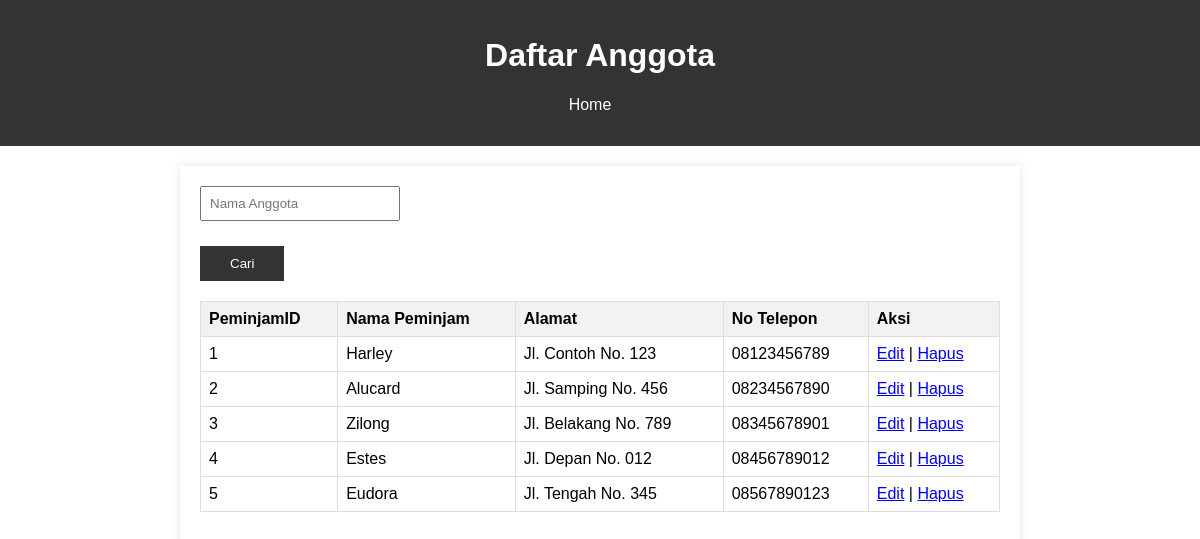
Page /daftar_anggota.php on the committed database.
### tables this page shows
CREATE TABLE `peminjam` (
  `PeminjamID` int(11) NOT NULL,
  `NamaPeminjam` varchar(255) NOT NULL,
  `Alamat` varchar(255) DEFAULT NULL,
  `NoTelepon` varchar(15) DEFAULT NULL
);

### daftar_anggota.php (the view, shortened to what this page needs)
<!DOCTYPE html>
<html lang="en">
<head>
  <link rel="stylesheet" href="styles.css">
</head>
<body>
  <header>
    <h1>Daftar Anggota</h1>
    <nav>
      <ul>
        <li><a href="index.php">Home</a></li>
      </ul>
    </nav>
  </header>
  <section>
    <form action="daftar_anggota.php" method="GET" class="search-form">
      <div class="search-container">
        <input type="text" id="search" name="search" placeholder="Nama Anggota" value="<?php echo isset($_GET['search']) ? $_GET['search'] : ''; ?>">
      </div>
      <button type="submit">Cari</button>
    </form>
    <table class="responsive-table">
      <tr>
        <th>PeminjamID</th>
        <th>Nama Peminjam</th>
        <th>Alamat</th>
        <th>No Telepon</th>
        <th>Aksi</th>
      </tr>
      <?php
      include('koneksi.php');
      $search = isset($_GET['search']) ? $_GET['search'] : '';
      $query = "SELECT * FROM peminjam WHERE NamaPeminjam LIKE '%$search%'";
      $result = mysqli_query($koneksi, $query);
      while ($row = mysqli_fetch_assoc($result)) {
        echo "<tr>";
        echo "<td>" . $row['PeminjamID'] . "</td>";
        echo "<td>" . $row['NamaPeminjam'] . "</td>";
        echo "<td>" . $row['Alamat'] . "</td>";
        echo "<td>" . $row['NoTelepon'] . "</td>";
        echo "<td>";
        echo "<a href='edit_anggota.php?id=" . $row['PeminjamID'] . "'>Edit</a> | ";
        echo "<a href='#' onclick='hapusAnggota(" . $row['PeminjamID'] . ")'>Hapus</a>";
        echo "</td>";
        echo "</tr>";
      }
      ?>
    </table>
  </section>
</body>
</html>

### styles.css (style rules this page uses)
body { font-family: Arial, sans-serif; margin: 0; padding: 0; }
header { background-color: #333; color: #fff; text-align: center; padding: 1em 0; }
nav ul { list-style-type: none; padding: 0; display: flex; justify-content: center; }
nav li { margin-right: 20px; }
nav a { text-decoration: none; color: #fff; }
section { max-width: 800px; margin: 20px auto; padding: 20px; box-shadow: 0 0 10px rgba(0, 0, 0, 0.1); }
.search-form { margin-bottom: 20px; }
table { width: 100%; border-collapse: collapse; margin-bottom: 20px; }
th, td { border: 1px solid #ddd; padding: 8px; text-align: left; }
th { background-color: #f2f2f2; }
.responsive-table { overflow-x: auto; }
input, select { width: 100%; padding: 8px; box-sizing: border-box; margin-bottom: 10px }
button { background-color: #333; color: #fff; padding: 10px 30px; border: none; cursor: pointer; }
.search-container { display: flex; margin-bottom: 15px; }
input, select { width: 200px; padding: 8px; box-sizing: border-box; }

### rows in the picture
peminjam: PeminjamID "1", NamaPeminjam "Harley", Alamat "Jl. Contoh No. 123", NoTelepon "08123456789"
peminjam: PeminjamID "2", NamaPeminjam "Alucard", Alamat "Jl. Samping No. 456", NoTelepon "08234567890"
peminjam: PeminjamID "3", NamaPeminjam "Zilong", Alamat "Jl. Belakang No. 789", NoTelepon "08345678901"
peminjam: PeminjamID "4", NamaPeminjam "Estes", Alamat "Jl. Depan No. 012", NoTelepon "08456789012"
peminjam: PeminjamID "5", NamaPeminjam "Eudora", Alamat "Jl. Tengah No. 345", NoTelepon "08567890123"
